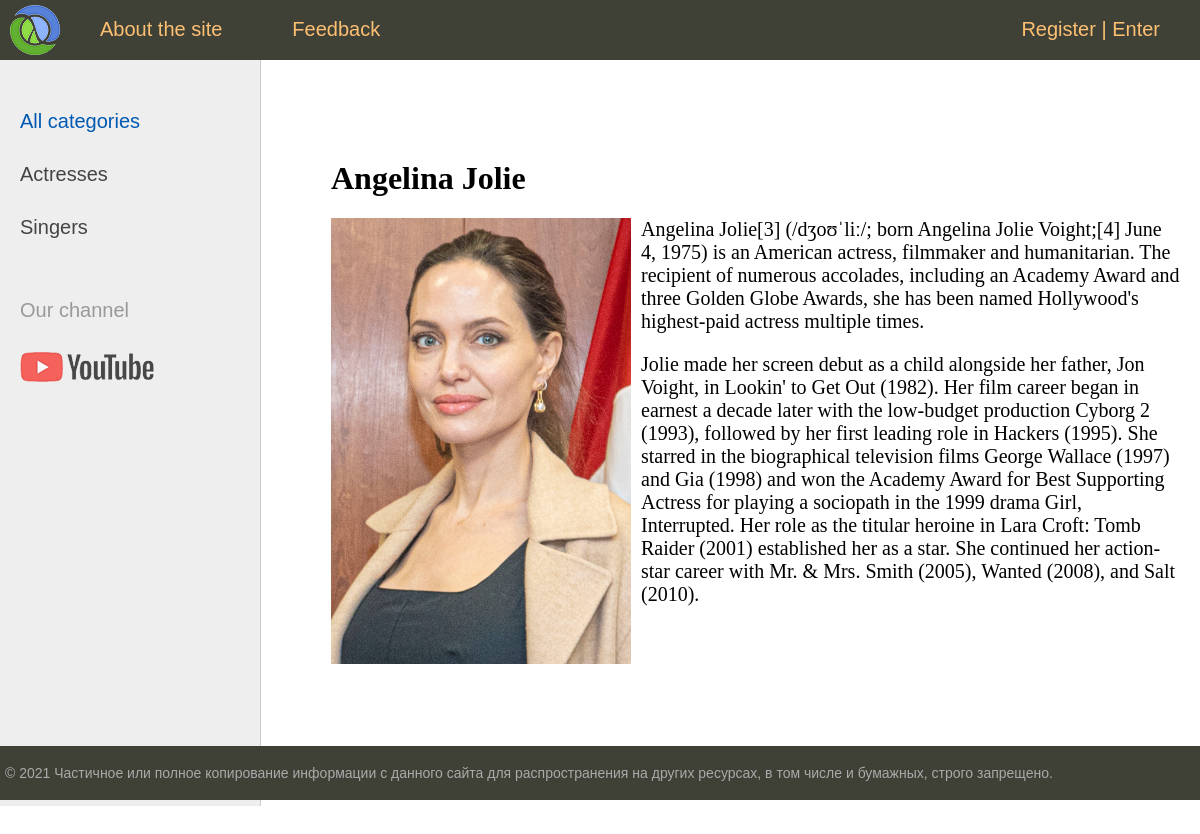
/post/angelina-jolie/, run on the app's committed database.
### women/models.py (models this page shows, shortened)
class Category(models.Model):
    name = models.CharField(max_length=100, db_index=True, verbose_name='Category')
    slug = models.SlugField(max_length=255, unique=True, db_index=True, verbose_name="URL")
    def get_absolute_url(self):
        return reverse('category', kwargs={'cat_slug': self.slug})
    class Meta:
        verbose_name_plural = 'Categories'
        ordering = ['id']

class Women(models.Model):
    title = models.CharField(max_length=255)
    slug = models.SlugField(max_length=255, unique=True, db_index=True, verbose_name="URL")
    content = models.TextField(blank=True)
    photo = models.ImageField(upload_to="photos/%Y/%m/%d/")
    time_create = models.DateTimeField(auto_now_add=True)
    time_update = models.DateTimeField(auto_now=True)
    is_published = models.BooleanField(default=True)
    cat = models.ForeignKey('Category', on_delete=models.PROTECT, verbose_name="Category")
    def __str__(self):
        return self.title
    class Meta:
        verbose_name = 'Famous women'
        verbose_name_plural = 'Famous women'
        ordering = ['id']

### women/views.py (the view)
# urls.py: path('post/<slug:post_slug>/', ShowPost.as_view(), name='post'),
class ShowPost(DataMixin, DetailView):
    model = Women
    template_name = 'women/post.html'
    slug_url_kwarg = 'post_slug'
    context_object_name = 'post'
    def get_context_data(self, *, object_list=None, **kwargs):
        context = super().get_context_data(**kwargs)
        c_def = self.get_user_context(title=context['post'])
        return dict(list(context.items()) + list(c_def.items()))

### women/utils.py (called while the page is built)
    def get_user_context(self, **kwargs):
        context = kwargs
        cats = Category.objects.annotate(Count('women'))
        user_menu = menu.copy()
        if not self.request.user.is_authenticated:
            user_menu.pop(1)
        context['menu'] = user_menu
        context['cats'] = cats
        if 'cat_selected' not in context:
            context['cat_selected'] = 0
        return context

### women/templates/women/post.html
{% extends 'women/base.html' %}
{% block content %}
<h1>{{post.title}}</h1>
{% if post.photo %}
<p><img class="img-article-left" src="{{post.photo.url}}"></p>
{% endif %}
{{post.content|linebreaks}}
{% endblock %}

### women/templates/women/base.html (shortened to what this page needs)
{% load static %}
{% load women_tags %}
<!DOCTYPE html>
<html>
<head>
	<link type="text/css" href="{% static 'women/css/styles.css' %}" rel="stylesheet" />
</head>
<body>
<table class="table-page" border=0 cellpadding="0" cellspacing="0">
<tr><td valign=top>
{% block mainmenu %}
		<div class="header">
			<ul id="mainmenu" class="mainmenu">
			<li class="logo"><a href="{% url 'home' %}"><div class="logo"></div></a></li>
{% for m in menu %}
			<li><a href="{% url m.url_name %}">{{m.title}}</a></li>
{% endfor %}
				{% if request.user.is_authenticated %}
				<li class="last"> {{user.username}} | <a href="{% url 'logout' %}">Exit</a></li>
				{% else %}
				<li class="last"><a href="{% url 'register' %}">Register</a> | <a href="{% url 'login' %}">Enter</a></li>
				{% endif %}
			</ul>
		</div>
{% endblock mainmenu %}
<table class="table-content" border=0 cellpadding="0" cellspacing="0">
<tr>
	<td valign="top" class="left-chapters">
	<ul id="leftchapters">
{% if cat_selected == 0 %}
		<li class="selected">All categories</li>
{% else %}
		<li><a href="{% url 'home' %}">All categories</a></li>
{% endif %}
{% for c in cats %}
{% if c.women__count > 0 %}
	{% if c.pk == cat_selected %}
		<li class="selected">{{c.name}}</li>
	{% else %}
		<li><a href="{{ c.get_absolute_url }}">{{c.name}}</a></li>
	{% endif %}
{% endif %}
{% endfor %}
		<li class="share">
		<p>Our channel</p>
		<a class="share-yt" href="https://www.youtube.com/channel/UClJzWfGWuGJL2t-3dYKcHTA/playlists" target="_blank" rel="nofollow"></a>
		</li>
	</ul>
</td>
<td valign="top" class="content">
	<div class="content-text">
{% block content %}
{% endblock %}
	</div>
</td></tr></table>
</td></tr>
<tr><td valign=top>
	<div id="footer">
		<p>&copy; 2021 Частичное или полное копирование информации с данного сайта для распространения на других ресурсах, в том числе и бумажных, строго запрещено.</p>
	</div>
</td></tr></table>
</body>
</html>

### women/static/women/css/styles.css (style rules this page uses)
html, body { font-family: 'Arial'; margin: 0; padding: 0; height: 100%; width: 100%; color: #444; }
a { color: #0059b2; text-decoration: none; }
img { max-width: 600px; height: auto; }
img.img-article-left { max-width: 300px; height: auto; float: left; padding: 0 10px 10px 0; }
.table-page { width: 100%; height: 100%; vertical-align: top; }
.table-page tr { height: 100%; }
.header { background: #3F4137; height: 60px; }
.logo { background: url('../images/logo.png') no-repeat 10px 5px; width: 70px; height: 60px; }
ul.mainmenu { list-style: none; margin: 0; padding: 0; height: 60px; color: #fdc073; font-size: 20px; overflow: hidden; }
ul.mainmenu li { float: left; margin: 18px 40px 0 30px; }
ul.mainmenu li.logo { margin: 0; }
ul.mainmenu li.last { float: right; }
ul.mainmenu li a { color: #fdc073; text-decoration: none; }
.table-content { width: 100%; min-height: 100%; height: 100%; }
.left-chapters { margin: 0; background: #eee; border-right: 1px solid #ccc; min-height: 100%; }
.left-chapters ul { width: 230px; min-height: 100%; margin: 0; padding: 20px 10px 10px 20px; list-style: none; font-size: 20px; }
.left-chapters ul li { margin: 30px 0 0 0; color: #999; }
.left-chapters ul li.selected { color: #0059b2; }
.left-chapters ul li a { color: #444; text-decoration: none; }
.left-chapters ul li.share { margin: 60px 0 0 0; }
.left-chapters ul li.share p { margin: 30px 0 30px 0; }
.left-chapters ul li.share a { display: inline-block; width: 40px; height: 40px; margin: 0 20px 0 0; }
.left-chapters ul li.share a.share-yt { width: 100%; height: 30px; background: url('../images/share_yt.png') no-repeat 0 0 }
.content { padding: 40px 20px 20px 40px; width: 100%; box-sizing: border-box; }
.content-text { margin: 60px 0 0 30px; color: #000; font-size: 20px; font-family: Yandex Sans Display Light; }
.content-text h1 { font-size: 32px; }
#footer { box-sizing: border-box; background: #3F4137; padding: 5px; color: #aaa; font-size: 14px; font-family: Verdana, Geneva, Arial, Helvetica; text-align: left; overflow: hidden; }

### data on the page
Category: name "Actresses"
Category: name "Singers"
Women: title "Angelina Jolie", photo (picture), content "Angelina Jolie[3] (/dʒoʊˈliː/; born Angelina Jolie Voight;[4] June 4, 1975) is an American actress, filmmaker and humanitarian. The recipient of numerous accolades, including an Academy Award and three Golden Globe Awards, she has been named Hollywood's highest-paid actress multiple times. Jolie made her screen debut as a child alongside her father, Jon Voight, in Lookin' to Get Out (1982). Her film career began in earnest a decade later with the low-budget production Cyborg 2 (1993), followed by her first leading role in Hackers (1995). She starred in the biographical television films George Wallace (1997) and Gia (1998) and won the Academy Award for Best Supporting Actress for playing a…"

### other printed values
{{ m.title }} "About the site" "Feedback"
